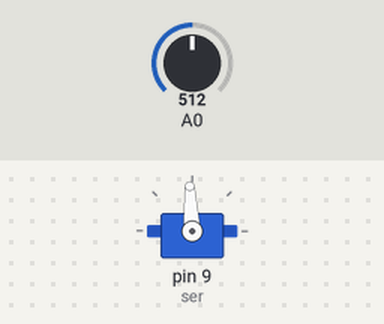
The sketch below on a simulated Arduino Uno, built with avr-gcc and run on an emulated ATmega328P. Shown: servo. Inputs (shaded band) come from the test bench; at power-on: A0 = 512.

Above: at 1.2 s.
1.3 s: A0 set to 716
At 2.2 s:
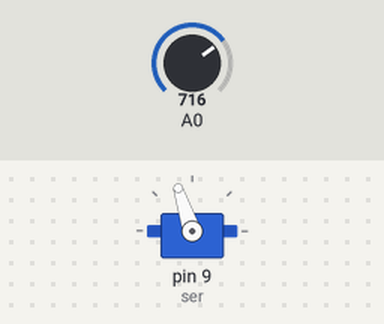
2.8 s: A0 set to 900
At 3.1 s:
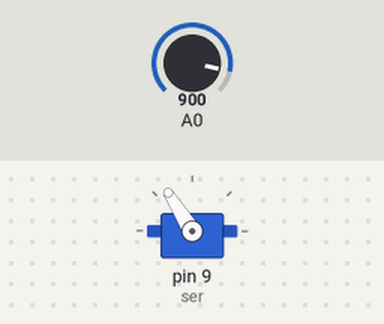
4.3 s: A0 set to 306
At 5.5 s:
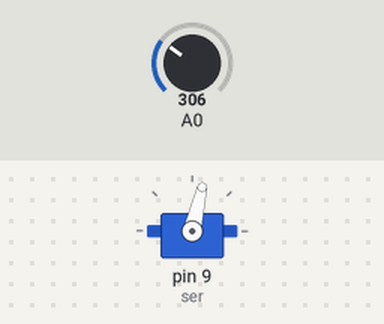
5.8 s: A0 set to 0
At 6.5 s:
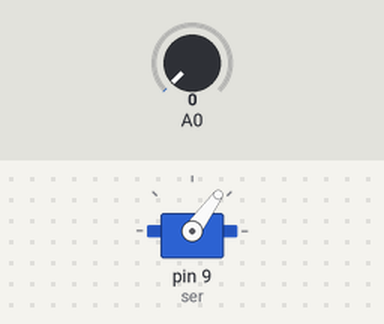
7.3 s: A0 set to 511
At 7.7 s:
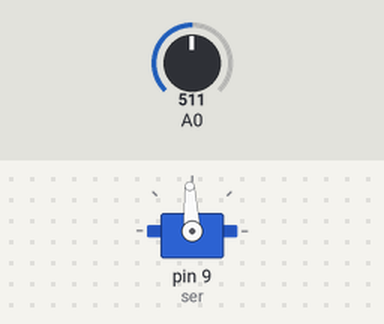
Timing chart, 0 to 9.8 s (numbered marks = the images above; inputs shaded):
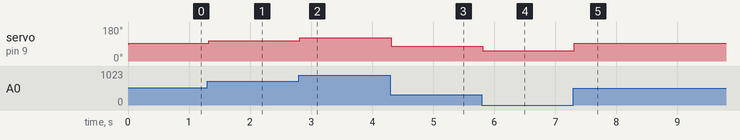

The sketch:

motor.ino
```cpp
// C++ code
//
#include<Servo.h>
int sensorValue;
//int fan = ;
int fanSpeed;
Servo ser;

void setup()
{
  Serial.begin(9600);
ser.attach(9);
  pinMode(A0, INPUT);
  //servo_9.attach(9, 500, 2500);
}

void loop()
{
  sensorValue = analogRead(A0);
//  fanSpeed = map(sensorValue, 0, 1023, 0, 180);
//  analogWrite(fan, fanSpeed);
  delay(10); // Delay a little bit to improve simulation performance
  int pwmm=map(sensorValue,0,1023,1100,1900);
  ser.writeMicroseconds(pwmm);
}
```

Measured:
- after the input at 1.3 s, servo on pin 9 (ser): 93° → 108° at once
- after the input at 2.8 s, servo on pin 9 (ser): 108° → 122° at once
- after the input at 4.3 s, servo on pin 9 (ser): 122° → 77° at once
- after the input at 5.8 s, servo on pin 9 (ser): 77° → 54° at once
- after the input at 7.3 s, servo on pin 9 (ser): 54° → 93° at once
